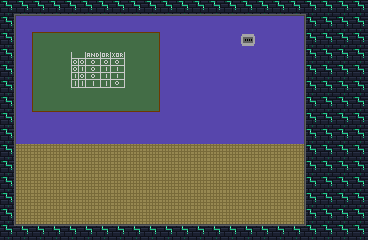

A level layout from a 2D game, rendered from its tile map. Below: a short description, then the map file with its tile-grid data intact:
An orthogonal 23x15 tile map with 16x16 px tiles, 2 tile layers (Р¤РѕРЅ, Слой тайлов 1), 3 tilesets.

<map version="1.10" tiledversion="1.11.1" orientation="orthogonal" renderorder="right-down" width="23" height="15" tilewidth="16" tileheight="16" infinite="0" nextlayerid="3" nextobjectid="1">
 <tileset firstgid="1" source="class.tsx" />
 <tileset firstgid="121" source="class3.tsx" />
 <tileset firstgid="241" source="tileslvl1.tsx" />
 <layer id="2" name="Р¤РѕРЅ" width="23" height="15">
  <data encoding="csv">
252,252,252,252,252,252,252,252,252,252,252,252,252,252,252,252,252,252,252,252,252,252,252,
252,252,252,252,252,252,252,252,252,252,252,252,252,252,252,252,252,252,252,252,252,252,252,
252,252,252,252,252,252,252,252,252,252,252,252,252,252,252,252,252,252,252,252,252,252,252,
252,252,252,252,252,252,252,252,252,252,252,252,252,252,252,252,252,252,252,252,252,252,252,
252,252,252,252,252,252,252,252,252,252,252,252,252,252,252,252,252,252,252,252,252,252,252,
252,252,252,252,252,252,252,252,252,252,252,252,252,252,252,252,252,252,252,252,252,252,252,
252,252,252,252,252,252,252,252,252,252,252,252,252,252,252,252,252,252,252,252,252,252,252,
252,252,252,252,252,252,252,252,252,252,252,252,252,252,252,252,252,252,252,252,252,252,252,
252,252,252,252,252,252,252,252,252,252,252,252,252,252,252,252,252,252,252,252,252,252,252,
252,252,252,252,252,252,252,252,252,252,252,252,252,252,252,252,252,252,252,252,252,252,252,
252,252,252,252,252,252,252,252,252,252,252,252,252,252,252,252,252,252,252,252,252,252,252,
252,252,252,252,252,252,252,252,252,252,252,252,252,252,252,252,252,252,252,252,252,252,252,
252,252,252,252,252,252,252,252,252,252,252,252,252,252,252,252,252,252,252,252,252,252,252,
252,252,252,252,252,252,252,252,252,252,252,252,252,252,252,252,252,252,252,252,252,252,252,
252,252,252,252,252,252,252,252,252,252,252,252,252,252,252,252,252,252,252,252,252,252,252
</data>
 </layer>
 <layer id="1" name="Слой тайлов 1" width="23" height="15">
  <data encoding="csv">
155,173,173,173,173,173,173,173,173,173,173,173,173,173,173,173,173,173,173,176,252,252,252,
174,164,164,164,164,164,164,164,164,164,164,164,164,164,164,164,164,164,164,154,252,252,252,
174,164,224,183,183,183,183,183,183,52,164,164,164,164,164,135,164,164,164,154,252,252,252,
174,164,185,123,137,138,139,140,123,203,164,164,164,164,164,164,164,164,164,154,252,252,252,
174,164,185,123,157,158,159,160,123,203,164,164,164,164,164,164,164,164,164,154,252,252,252,
174,164,185,123,177,178,179,180,123,203,164,164,164,164,164,164,164,164,164,154,252,252,252,
174,164,191,184,184,184,184,184,184,171,164,164,164,164,164,164,164,164,164,154,252,252,252,
174,164,164,164,164,164,164,164,164,164,164,164,164,164,164,164,164,164,164,154,252,252,252,
174,164,164,164,164,164,164,164,164,164,164,164,164,164,164,164,164,164,164,154,252,252,252,
174,163,163,163,163,163,163,163,163,163,163,163,163,163,163,163,163,163,163,154,252,252,252,
174,163,163,163,163,163,163,163,163,163,163,163,163,163,163,163,163,163,163,154,252,252,252,
174,163,163,163,163,163,163,163,163,163,163,163,163,163,163,163,163,163,163,154,252,252,252,
174,163,163,163,163,163,163,163,163,163,163,163,163,163,163,163,163,163,163,154,252,252,252,
174,163,163,163,163,163,163,163,163,163,163,163,163,163,163,163,163,163,163,154,252,252,252,
195,153,153,153,153,153,153,153,153,153,153,153,153,153,153,153,153,153,153,197,252,252,252
</data>
 </layer>
</map>
